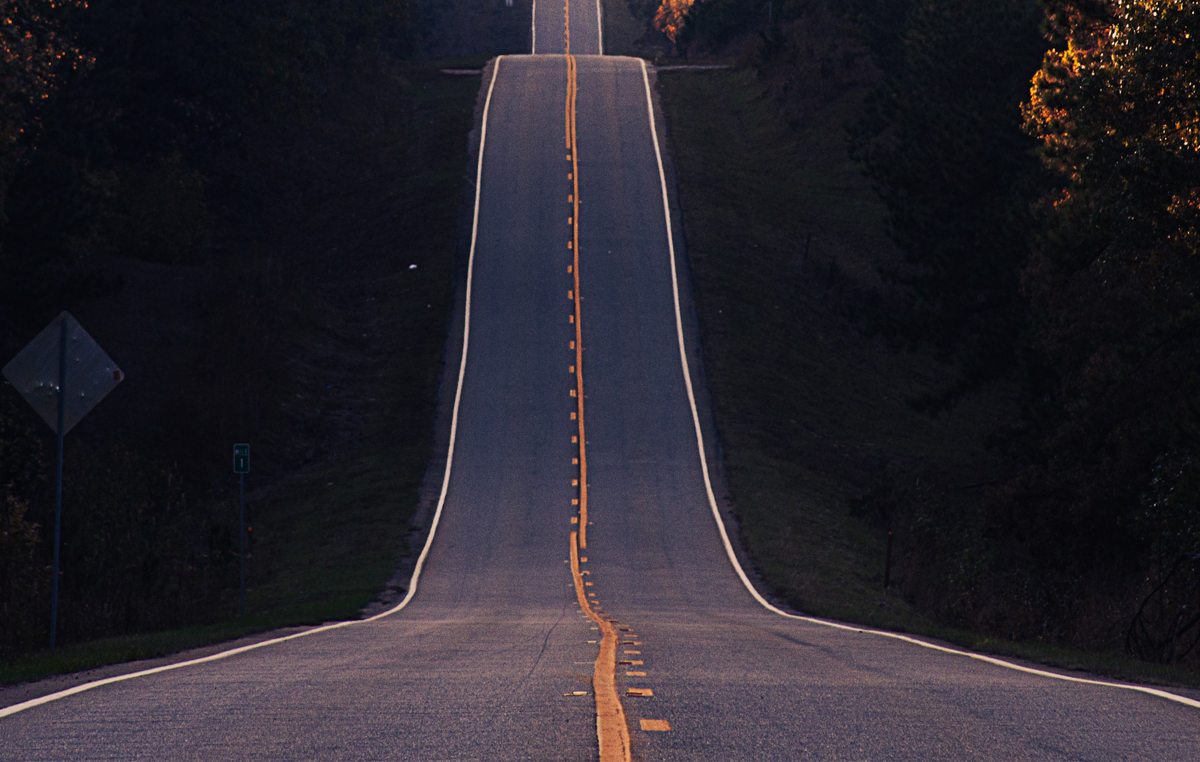
#> input picture OpenCV/Images/road1.jpg, 2400 x 1524 px, found by its file name (shown at 1/2 size)
$ python line.py
#> lines starting #> are read from the running program, lines starting #| are printed output that depends on the picture; after the words box and inside, x2 and y2 are one past the last pixel; in counts of white or black regions, pixels touching at a corner belong together
import cv2
import numpy as np

# [31 lines of commented-out code are left out]

img = cv2.imread('D:\\OpenCV\\Images\\road1.jpg')
#> img is the input picture: shape (1524, 2400, 3); mean B, G, R 43.8, 35.8, 39.2
img = cv2.resize(img,(400,400))
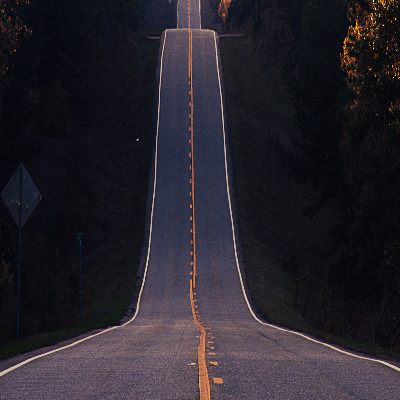
#> img: shape (400, 400, 3); mean B, G, R 43.6, 35.7, 39.1
gray = cv2.cvtColor(img, cv2.COLOR_BGR2GRAY)
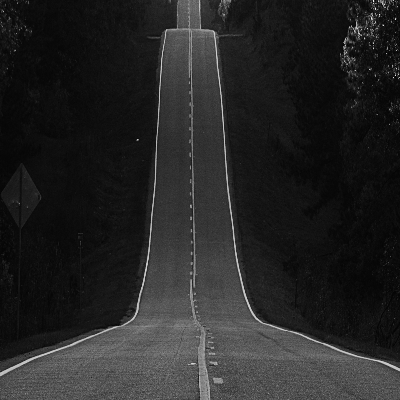
#> gray: shape (400, 400); min 2, max 247, mean 37.6
edges = cv2.Canny(gray,50,150,apertureSize = 3)
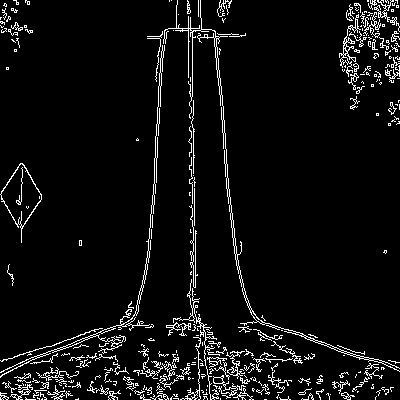
#> edges: shape (400, 400); 5.8% white in thin lines or dots
cv2.imshow('edges', edges)
lines = cv2.HoughLinesP(edges,1,np.pi/180,100,minLineLength=8,
                        maxLineGap=100)
#> lines = [[191, 28, 197, 397], [213, 30, 252, 399], [189, 4, 195, 399], [142, 397, 161, 34], [187, 0, 194, 399], [144, 399, 148, 325], [154, 204, 163, 39], [0, 394, 378, 375], [0, 399, 375, 399], [214, 30, 225, 137], [0, 395, 354, 351], [17, 355, 395, 361]]
for line in lines:
    x1,y1,x2,y2 = line[0]
    cv2.line(img,(x1,y1),(x2,y2),(100,200,125),2)
#> this loop made 12 passes
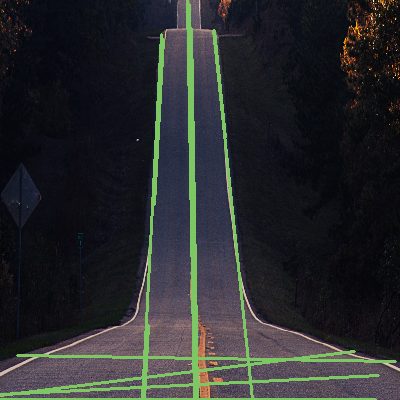
#> img: shape (400, 400, 3); 5.66% of pixels changed, all inside (x1, y1, x2, y2) = (0, 0, 397, 400)

cv2.imshow('image', img)
k = cv2.waitKey(0)
#> (key Esc is pressed here)
cv2.destroyAllWindows()
